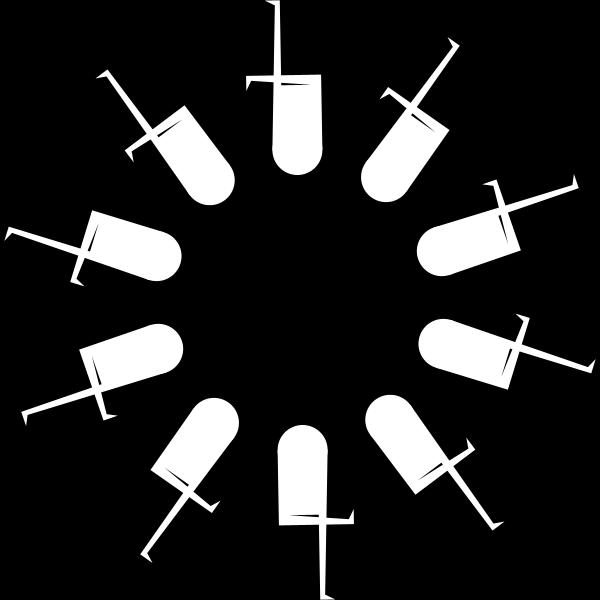
Frame 1 (no input)
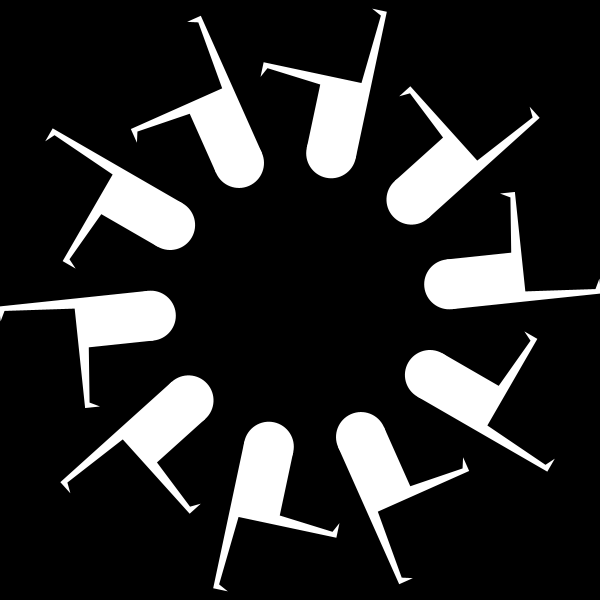
Frame 60 (the mouse pressed at the canvas centre just before this capture)
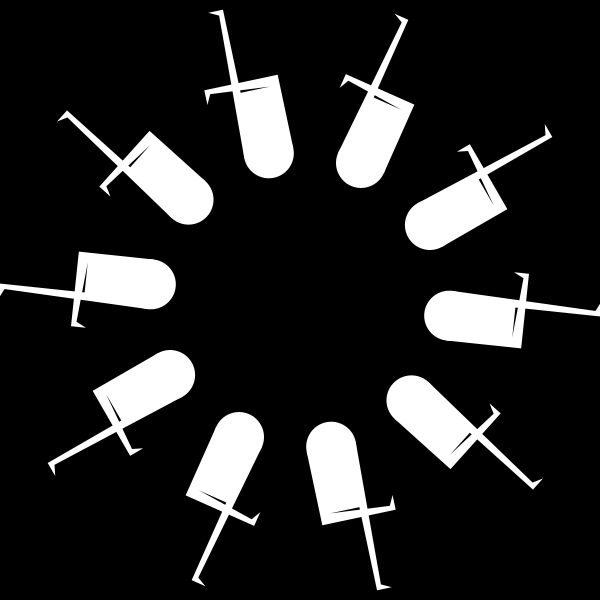
Frame 120 (the mouse held since frame 60 and released just before this capture)

The Processing sketch that drew these frames (run headless with seeded random() and noise(); from frame 60 on, the mouse is pressed at the canvas centre):

// Processing sketch: processing_114466
// ── processing_114466.pde

void setup() {
  size(600, 600);
  smooth();
  noStroke();
  ellipseMode(CENTER);
}
 
int numObjects = 10;
int centerX = 300;
int centerY = 300;
float distance = 100;
float angle = 0;
float angleObject = 360/numObjects;
 
void draw() {
  background(0);
  angle--;
 
  for (int i=0;i<numObjects ;i++)
  {
    pushMatrix();
    translate(centerX, centerY);
    rotate(radians(i*angleObject + angle));
    int s = second();
if (s%2 == 0)
  {
  right(0, distance);
}
else
  {
    left (0, distance);
  }
    popMatrix();
  }
}

void right(float x, float y)
{
ellipse(x, y+50, 50, 50);
beginShape();
  vertex(x-25, y+50);
  vertex(x-25, y+200);
  vertex(x-10, y+200);
  vertex(x-20, y+195);
  vertex(x-15, y+125);
  vertex(x+15, y+125);
  vertex(x+85, y+125);
  vertex(x+85, y+110);
  vertex(x+80, y+120);
  vertex(x+25, y+115);
  vertex(x+25, y+50);
  endShape();
}

void left(float x, float y)
{
ellipse(x, y+50, 50, 50);
beginShape();
  vertex(x-25, y+50);
  vertex(x-25, y+125);
  vertex(x+50, y+125);
  vertex(x+50, y+110);
  vertex(x+45, y+120);
  vertex(x-15, y+115);
  vertex(x+15, y+115);
  vertex(x+15, y+200);
  vertex(x+30, y+200);
  vertex(x+20, y+195);
  vertex(x+25, y+50);
  endShape();
}
